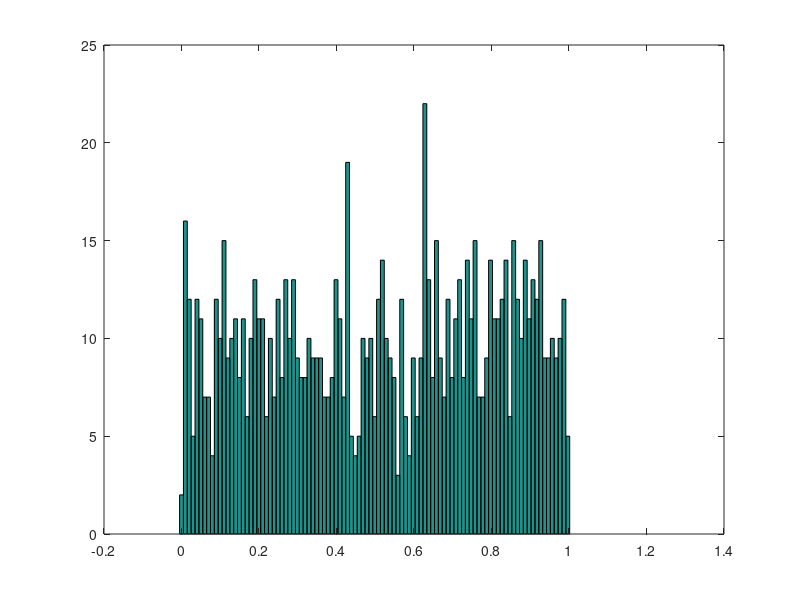
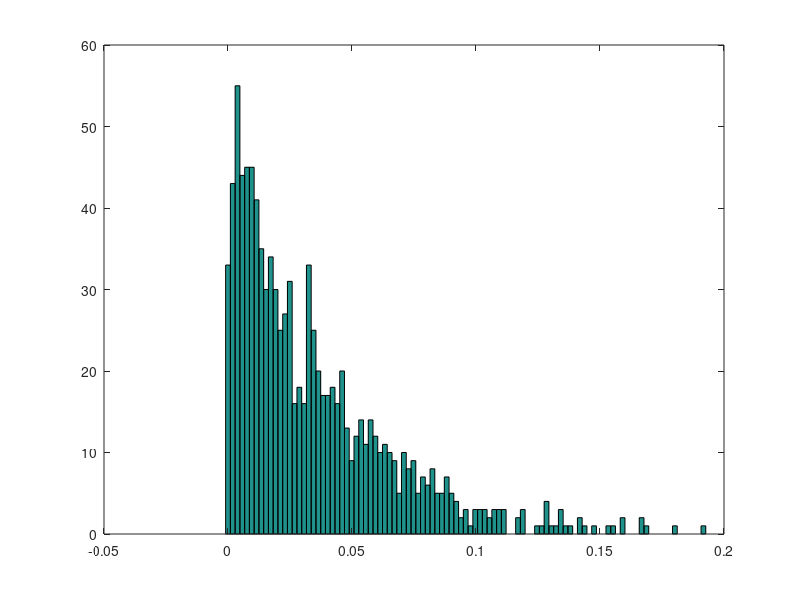

These charts were generated, in order, by the following MATLAB code: (Note: this script raises an error after producing the figures.)
N = 1000;
v = 30;  % Average spike rate (Hz)
hist_steps = 100;

xi = rand(1, N);
ti = -(1/v) * log(1-xi); % spike intervals (s)

xi = sort(xi);
ti = sort(ti);

% calc step vectors
dt = (max(ti)-min(ti))/hist_steps;
dx = (max(xi)-min(xi))/hist_steps;
Dt = min(ti):dt:max(ti);
Dx = min(xi):dx:max(xi);

% plot hist figures
figure(1);
hist(xi, Dx);
figure(2);
hist(ti, Dt);

% sum up percentiles
c_xi = cumsum(n_xi);
c_ti = cumsum(n_ti);

figure(3);
bar(Dx, c_xi);
figure(4);
bar(Dt, c_ti);


